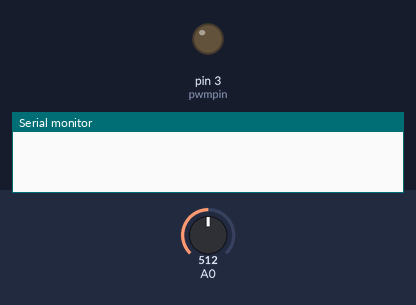
A sketch run on a simulated Arduino Uno, built with avr-gcc and run on an emulated ATmega328P. Parts: output pins drawn as LEDs (lit = HIGH), the last lines printed to the serial monitor. Inputs (shaded band) come from the test bench; at power-on: A0 = 512.

Above: at 0.1 s.
At 15.1 s:
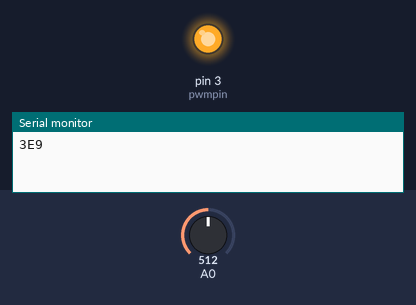
Timing chart, 0 to 16.6 s (numbered marks = the images above):
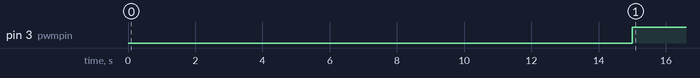

The sketch:

TR4_MedidorGasolina.ino
```cpp
char dataString[50] = {0};
int ohm =0 ;
int pwmpin = 3;
int auxconvert =0;
int convert =0;
int convert2 =0;
float vout = 0;
int i = 0;
void setup(){

Serial.begin(9600);
pinMode(pwmpin,OUTPUT);

}

void loop(){

//Descobre resistencia atraves de um resistor de 1k
float reading;
float media = 0;
reading = analogRead(A0);

reading = (1023 / reading)  - 1;     // (1023/ADC - 1)
reading = 1000 / reading;  // 10K / (1023/ADC - 1)

//Tira media das ultimas 5 leituras a cada 3 segundos
for (i = 0; i < 5; i++) {
  reading = analogRead(A0);
  reading = (1023 / reading)  - 1;     // (1023/ADC - 1)
  reading = 1000 / reading;  // 10K / (1023/ADC - 1)

  media = media + reading;
  //Serial.println(reading);
  delay(3000);
}
float R2 = media/5;
int convert =0;
//Convert em PWM para saida em tensao e envia os dados para o raspberry via porta serial
if(i > 4){
    float vout = (convert*5.0)/255.0;
    if(R2 > 0)
    {
      convert =2.9474*R2-20.034 ;
      vout = ((convert*5.0)/255.0)+2.0;

      if (convert < 0) {convert = 0;}
      if (convert > 255) {convert = 255;}
      analogWrite(pwmpin,convert);
      //Serial.print("Vout: ");
      //Serial.print(vout);
      //Serial.print("  - R2: ");
      //Serial.print(R2);
      //Serial.print("  - Convert: ");
      //Serial.println(convert);
      ohm = (int)R2;
      sprintf(dataString,"%02X",ohm); // convert a value to hexa
      Serial.println(dataString);   // send the data
     }
  }
  //analogWrite(pwmpin2,255);
  i++;
}
```

Measured:
- by itself, pin 3 (pwmpin): LOW → HIGH at 15.0 s
